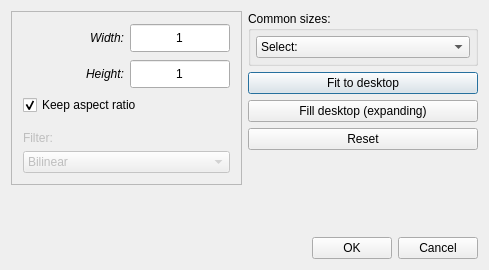
<?xml version="1.0" encoding="UTF-8"?>
<ui version="4.0">
 <class>ResizeDialog</class>
 <widget class="QDialog" name="ResizeDialog">
  <property name="geometry">
   <rect>
    <x>0</x>
    <y>0</y>
    <width>489</width>
    <height>270</height>
   </rect>
  </property>
  <property name="sizePolicy">
   <sizepolicy hsizetype="Preferred" vsizetype="Preferred">
    <horstretch>0</horstretch>
    <verstretch>0</verstretch>
   </sizepolicy>
  </property>
  <property name="minimumSize">
   <size>
    <width>100</width>
    <height>100</height>
   </size>
  </property>
  <property name="maximumSize">
   <size>
    <width>16777215</width>
    <height>16777215</height>
   </size>
  </property>
  <property name="windowTitle">
   <string>Resize</string>
  </property>
  <layout class="QVBoxLayout" name="verticalLayout">
   <item>
    <layout class="QHBoxLayout" name="resListLayout">
     <item>
      <widget class="QFrame" name="resFrame">
       <property name="frameShape">
        <enum>QFrame::StyledPanel</enum>
       </property>
       <property name="frameShadow">
        <enum>QFrame::Raised</enum>
       </property>
       <layout class="QVBoxLayout" name="verticalLayout_3">
        <item>
         <layout class="QGridLayout" name="resGridLayout">
          <item row="0" column="1">
           <widget class="QSpinBox" name="width">
            <property name="sizePolicy">
             <sizepolicy hsizetype="Preferred" vsizetype="Minimum">
              <horstretch>0</horstretch>
              <verstretch>0</verstretch>
             </sizepolicy>
            </property>
            <property name="minimumSize">
             <size>
              <width>0</width>
              <height>30</height>
             </size>
            </property>
            <property name="alignment">
             <set>Qt::AlignCenter</set>
            </property>
            <property name="buttonSymbols">
             <enum>QAbstractSpinBox::NoButtons</enum>
            </property>
            <property name="keyboardTracking">
             <bool>false</bool>
            </property>
            <property name="minimum">
             <number>1</number>
            </property>
            <property name="maximum">
             <number>65535</number>
            </property>
           </widget>
          </item>
          <item row="1" column="1">
           <widget class="QSpinBox" name="height">
            <property name="sizePolicy">
             <sizepolicy hsizetype="Preferred" vsizetype="Minimum">
              <horstretch>0</horstretch>
              <verstretch>0</verstretch>
             </sizepolicy>
            </property>
            <property name="minimumSize">
             <size>
              <width>0</width>
              <height>30</height>
             </size>
            </property>
            <property name="alignment">
             <set>Qt::AlignCenter</set>
            </property>
            <property name="readOnly">
             <bool>false</bool>
            </property>
            <property name="buttonSymbols">
             <enum>QAbstractSpinBox::NoButtons</enum>
            </property>
            <property name="keyboardTracking">
             <bool>false</bool>
            </property>
            <property name="minimum">
             <number>1</number>
            </property>
            <property name="maximum">
             <number>65535</number>
            </property>
           </widget>
          </item>
          <item row="0" column="0">
           <widget class="QLabel" name="label">
            <property name="sizePolicy">
             <sizepolicy hsizetype="Preferred" vsizetype="Preferred">
              <horstretch>0</horstretch>
              <verstretch>0</verstretch>
             </sizepolicy>
            </property>
            <property name="font">
             <font>
              <italic>true</italic>
             </font>
            </property>
            <property name="text">
             <string>Width:</string>
            </property>
            <property name="alignment">
             <set>Qt::AlignRight|Qt::AlignTrailing|Qt::AlignVCenter</set>
            </property>
           </widget>
          </item>
          <item row="1" column="0">
           <widget class="QLabel" name="label_2">
            <property name="font">
             <font>
              <italic>true</italic>
             </font>
            </property>
            <property name="text">
             <string>Height:</string>
            </property>
            <property name="alignment">
             <set>Qt::AlignRight|Qt::AlignTrailing|Qt::AlignVCenter</set>
            </property>
           </widget>
          </item>
         </layout>
        </item>
        <item>
         <widget class="QCheckBox" name="keepAspectRatio">
          <property name="sizePolicy">
           <sizepolicy hsizetype="MinimumExpanding" vsizetype="Minimum">
            <horstretch>0</horstretch>
            <verstretch>0</verstretch>
           </sizepolicy>
          </property>
          <property name="minimumSize">
           <size>
            <width>0</width>
            <height>0</height>
           </size>
          </property>
          <property name="text">
           <string>Keep aspect ratio</string>
          </property>
          <property name="checked">
           <bool>true</bool>
          </property>
         </widget>
        </item>
        <item>
         <spacer name="verticalSpacer">
          <property name="orientation">
           <enum>Qt::Vertical</enum>
          </property>
          <property name="sizeType">
           <enum>QSizePolicy::Maximum</enum>
          </property>
          <property name="sizeHint" stdset="0">
           <size>
            <width>20</width>
            <height>10</height>
           </size>
          </property>
         </spacer>
        </item>
        <item>
         <widget class="QLabel" name="label_4">
          <property name="enabled">
           <bool>false</bool>
          </property>
          <property name="text">
           <string>Filter:</string>
          </property>
         </widget>
        </item>
        <item>
         <widget class="QComboBox" name="comboBox">
          <property name="enabled">
           <bool>false</bool>
          </property>
          <property name="sizePolicy">
           <sizepolicy hsizetype="MinimumExpanding" vsizetype="Minimum">
            <horstretch>0</horstretch>
            <verstretch>0</verstretch>
           </sizepolicy>
          </property>
          <property name="minimumSize">
           <size>
            <width>0</width>
            <height>0</height>
           </size>
          </property>
          <property name="currentIndex">
           <number>1</number>
          </property>
          <item>
           <property name="text">
            <string>Nearest</string>
           </property>
          </item>
          <item>
           <property name="text">
            <string>Bilinear</string>
           </property>
          </item>
          <item>
           <property name="text">
            <string>Bicubic</string>
           </property>
          </item>
          <item>
           <property name="text">
            <string>Lanczos3</string>
           </property>
          </item>
         </widget>
        </item>
       </layout>
      </widget>
     </item>
     <item>
      <layout class="QVBoxLayout" name="verticalLayout_5">
       <item>
        <widget class="QGroupBox" name="groupBox">
         <property name="title">
          <string>Common sizes:</string>
         </property>
         <layout class="QVBoxLayout" name="verticalLayout_2">
          <property name="spacing">
           <number>0</number>
          </property>
          <property name="leftMargin">
           <number>5</number>
          </property>
          <property name="topMargin">
           <number>5</number>
          </property>
          <property name="rightMargin">
           <number>5</number>
          </property>
          <property name="bottomMargin">
           <number>5</number>
          </property>
          <item>
           <widget class="QComboBox" name="resComboBox">
            <property name="sizePolicy">
             <sizepolicy hsizetype="MinimumExpanding" vsizetype="Minimum">
              <horstretch>0</horstretch>
              <verstretch>0</verstretch>
             </sizepolicy>
            </property>
            <property name="minimumSize">
             <size>
              <width>0</width>
              <height>0</height>
             </size>
            </property>
            <item>
             <property name="text">
              <string>Select:</string>
             </property>
            </item>
            <item>
             <property name="text">
              <string>1366 x 768</string>
             </property>
            </item>
            <item>
             <property name="text">
              <string>1440 x 900</string>
             </property>
            </item>
            <item>
             <property name="text">
              <string>1440 x 1050</string>
             </property>
            </item>
            <item>
             <property name="text">
              <string>1600 x 1200</string>
             </property>
            </item>
            <item>
             <property name="text">
              <string>1920 x 1080 (FullHD)</string>
             </property>
            </item>
            <item>
             <property name="text">
              <string>1920 x 1200 (FullHD)</string>
             </property>
            </item>
            <item>
             <property name="text">
              <string>2560 x 1080</string>
             </property>
            </item>
            <item>
             <property name="text">
              <string>2560 x 1440</string>
             </property>
            </item>
            <item>
             <property name="text">
              <string>2560 x 1600</string>
             </property>
            </item>
            <item>
             <property name="text">
              <string>3840 x 1600 (UW 4K)</string>
             </property>
            </item>
            <item>
             <property name="text">
              <string>3840 x 2160 (UHD-1)</string>
             </property>
            </item>
           </widget>
          </item>
         </layout>
        </widget>
       </item>
       <item>
        <widget class="QPushButton" name="fitDesktopButton">
         <property name="sizePolicy">
          <sizepolicy hsizetype="MinimumExpanding" vsizetype="Minimum">
           <horstretch>0</horstretch>
           <verstretch>0</verstretch>
          </sizepolicy>
         </property>
         <property name="minimumSize">
          <size>
           <width>0</width>
           <height>0</height>
          </size>
         </property>
         <property name="text">
          <string>Fit to desktop</string>
         </property>
        </widget>
       </item>
       <item>
        <widget class="QPushButton" name="fillDesktopButton">
         <property name="sizePolicy">
          <sizepolicy hsizetype="MinimumExpanding" vsizetype="Minimum">
           <horstretch>0</horstretch>
           <verstretch>0</verstretch>
          </sizepolicy>
         </property>
         <property name="minimumSize">
          <size>
           <width>0</width>
           <height>0</height>
          </size>
         </property>
         <property name="text">
          <string>Fill desktop (expanding)</string>
         </property>
        </widget>
       </item>
       <item>
        <widget class="QPushButton" name="resetButton">
         <property name="sizePolicy">
          <sizepolicy hsizetype="MinimumExpanding" vsizetype="Minimum">
           <horstretch>0</horstretch>
           <verstretch>0</verstretch>
          </sizepolicy>
         </property>
         <property name="minimumSize">
          <size>
           <width>0</width>
           <height>0</height>
          </size>
         </property>
         <property name="text">
          <string>Reset</string>
         </property>
        </widget>
       </item>
       <item>
        <spacer name="verticalSpacer_3">
         <property name="orientation">
          <enum>Qt::Vertical</enum>
         </property>
         <property name="sizeHint" stdset="0">
          <size>
           <width>20</width>
           <height>0</height>
          </size>
         </property>
        </spacer>
       </item>
      </layout>
     </item>
    </layout>
   </item>
   <item>
    <spacer name="verticalSpacer_2">
     <property name="orientation">
      <enum>Qt::Vertical</enum>
     </property>
     <property name="sizeType">
      <enum>QSizePolicy::Expanding</enum>
     </property>
     <property name="sizeHint" stdset="0">
      <size>
       <width>20</width>
       <height>0</height>
      </size>
     </property>
    </spacer>
   </item>
   <item>
    <layout class="QHBoxLayout" name="buttonsLayout">
     <item>
      <spacer name="horizontalSpacer">
       <property name="orientation">
        <enum>Qt::Horizontal</enum>
       </property>
       <property name="sizeHint" stdset="0">
        <size>
         <width>40</width>
         <height>20</height>
        </size>
       </property>
      </spacer>
     </item>
     <item>
      <widget class="QPushButton" name="okButton">
       <property name="sizePolicy">
        <sizepolicy hsizetype="Minimum" vsizetype="Minimum">
         <horstretch>0</horstretch>
         <verstretch>0</verstretch>
        </sizepolicy>
       </property>
       <property name="minimumSize">
        <size>
         <width>0</width>
         <height>0</height>
        </size>
       </property>
       <property name="text">
        <string>OK</string>
       </property>
      </widget>
     </item>
     <item>
      <widget class="QPushButton" name="cancelButton">
       <property name="sizePolicy">
        <sizepolicy hsizetype="Minimum" vsizetype="Minimum">
         <horstretch>0</horstretch>
         <verstretch>0</verstretch>
        </sizepolicy>
       </property>
       <property name="minimumSize">
        <size>
         <width>0</width>
         <height>0</height>
        </size>
       </property>
       <property name="text">
        <string>Cancel</string>
       </property>
      </widget>
     </item>
    </layout>
   </item>
  </layout>
 </widget>
 <layoutdefault spacing="6" margin="11"/>
 <resources/>
 <connections/>
</ui>
